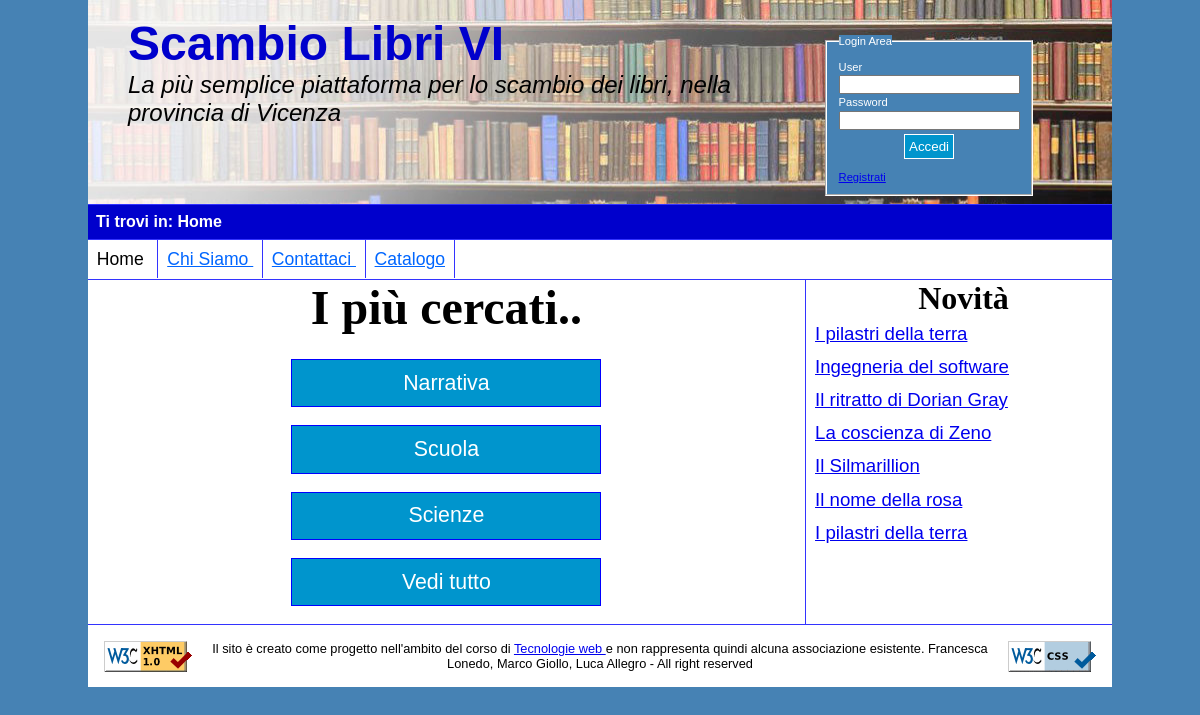
/Progetto/index.php, run on the app's committed database.
### tables this page shows
CREATE TABLE IF NOT EXISTS `libro` (
  `titolo` varchar(255) NOT NULL,
  `autore` varchar(255) NOT NULL,
  `casaEditrice` varchar(255) DEFAULT NULL,
  `ISBN` varchar(13) NOT NULL,
  `annoPubblicazione` year(4) DEFAULT NULL,
  PRIMARY KEY (`ISBN`)
);

### Progetto/phpNews.php (called while the page is built)
<?php
	class News{
    	public function getNews($connection){
        $query = "SELECT codiceLibro, titolo FROM copiaLibro JOIN libro ON copiaLibro.ISBN = libro.ISBN ORDER BY codiceLibro DESC LIMIT 10";
        $result = mysqli_query($connection, $query) or die ("Errore le fare la query");
        if(mysqli_num_rows($result)>0){
        	$output = array();
            while($row = mysqli_fetch_assoc($result)){
            	$arrayResult = array("codiceLibro" =>  $row['codiceLibro'],
                					 "titolo" => $row['titolo']);
                array_push($output, $arrayResult);
            }
            return $output;
        }
        else{
        	return null;
        }
    }
  }
?>

### Progetto/index.php (the view, shortened to what this page needs)
<?php
		$output="";
        $reg = new connectDB();
        $openConnection = $reg -> accessDB();
        if(!$openConnection){
        	die("Errore nell'aprire il database");
        }
        else{
            require_once 'phpNews.php';
            $news = new News();
            $connection = $reg-> getConnection();
            $results = $news -> getNews($connection);
            if($results){
            	$output = '<ul>';
                foreach($results as $array){
                	$output = $output.'<li> <a href="schedaLibro.php?id='.$array["codiceLibro"].'" class="scheda" title="Vai alla scheda del libro"'.$array["titolo"].'">'.$array["titolo"].'</a></li>';
                }
                $output = $output.'</ul>';
            }
            else{
            	$output = "<p> Non ci sono nuovi inserimenti </p>";
            }
        }
	$header = file_get_contents("header.html");
	$footer = file_get_contents("footer.html");
	$header = str_replace("", "Home", $header);
	if(!isset($_SESSION["user"])){
		$log = file_get_contents("areaLogin.html");
	}
	else{
		$log = '<a class="abutt" id="aPers" href="userHome.php" title="Vai alla tua pagina personale"> Pagina Personale </a> </br>
                  <a class="abutt" id="logout" href="logout.php" title="Esci"> Logout </a>';
	}
	$header = str_replace("", $log, $header);
    $header = str_replace("", "", $header);
	$men = file_get_contents("menuIndex.html");
	$header = str_replace("", $men, $header);
	$con = file_get_contents("contenutoHome.html");
	$con = str_replace("", $output, $con);
	$header = str_replace("", "Home - Scambio Libri Vi", $header);
	echo $header;
	echo $con;
	echo $footer;
?>

### Progetto/style/style.css (style rules this page uses)
html { background-color: SteelBlue ; }
* { padding:0em; margin:0em; }
html, body { max-width: 1024px; margin: auto; font-family: Verdana, Arial, Helvetica, sans-serif; font-size: 100%; }
body { background-color: white; }
#logForm { margin-left:71%; padding-bottom: 0.3em; }
#loginForm input[type="submit"] { display:block; margin:auto; outline: none; cursor:pointer; text-align:center; text-decoration: none; color: white; margin-top:0.3em; border: solid 1px white; background: #0095cd; padding:0.3em; }
#loginForm { font-size: 0.7em; margin-left:0em; width:6em; }
#loginForm fieldset { border-color:white; margin:0.3em; padding:1em; background-color: SteelBlue; }
#loginForm legend { background-color: SteelBlue; color:white; }
#loginForm label { line-height: 1.5em; color:white; }
#header { overflow:auto; padding-left: 1.5em; background-image: url(sfondo.jpg); }
#titolo { margin-right: 28%; padding:1em; }
#titolo h1 { color: #0000cc; font-size: 3em; display:block; float:left; }
#titolo h2 { font-size: 1.5em; font-style: italic; font-weight: normal; display:block; float:left; }
#where { background-color: #0000cc; border-bottom: 1px solid #3333ff; border-top: 1px solid #3333ff; padding: 0.5em; color:white; font-size: 1.0em; }
#where p { font-weight: bold; }
#menu { padding: 0.5em; font-size: 1.1em; border-bottom: 1px solid #3333ff; }
#menu ul { list-style-type: none; padding-left:-0.5em; margin-left:-0.5em; }
#menu ul li { padding: 0.5em; display: inline; }
#menu a:link { color: #0066ff; }
.centrali { border-left: 1px solid #3333ff; }
.ultimo { border-right: 1px solid #3333ff; border-left: 1px solid #3333ff; }
#novita ul { list-style-type: none; font-size: 1.5em; }
#novita ul li { padding-top: 0.3em; padding-bottom: 0.3em; }
#divSfo { float: left; background-color: white; width:70%; border-right: 1px solid #3333ff; }
#novita { float:right; background-color: white; overflow:auto; width: 29%; }
#novita li { font-size: 14pt; }
#novita h1 { text-align:center; font-family: "Vag Rounded"; font-size: 2em; }
#novita { float:right; }
#divSfo h1 { text-align:center; font-family: "Vag Rounded"; font-size: 3em; margin-bottom: 0.5em; }
#divSfo a { padding: 0.5em; font-size:16pt; display: block; width: 40%; margin: auto; outline: none; cursor: pointer; text-align: center; text-decoration: none; color: white; padding: 0.5em 0.5em; border: solid 1px blue; background: #0095cd; }
#footer { border-top: 1px solid #3333ff; padding: 1em; clear:both; }
#imgValidCode { float: left; }
#imgValidCSS { float: right; }
#footer p { margin-left: 10%; margin-right:10%; text-align: center; font-size: 0.8em; }

### Progetto/style/small.css (style rules this page uses)
#logForm { padding-bottom: 0.3em; margin-left: 1%; }
#loginForm input[type="submit"] { display:block; margin:auto; outline: none; cursor:pointer; text-align:center; text-decoration: none; color: white; margin-top:0.3em; border: solid 1px blue; background: #0095cd; }
#titolo h1 { color: #0000cc; font-size: 1.5em; display:block; }
#titolo h2 { display: none; }
#where { display: none; }
#menu { margin-left: 3px; padding: 0.5em; font-size: 1.1em; border-bottom: 1px solid #3333ff; }
#menu ul { list-style-type: none; margin-left:-0.5em; }
#menu ul li { display:flex; padding: 0.5em; border-top: 1px solid #3333ff; border-left: 1px solid #3333ff; border-right: 1px solid #3333ff; }
#current { display:flex; }
.ultimo { display: flex; border-bottom: 1px solid #3333ff; }
.centrali { display:flex; }
#divSfo { background-color: white; width:100%; border-right: none; }
#novita { display: none; }
#divSfo h1 { text-align:center; font-family: "Vag Rounded"; font-size: 2em; margin-bottom: 0.5em; }
#footer { border-top: 1px solid #3333ff; padding: 1em; clear:both; }
#imgValidCode { display:none; }
#imgValidCSS { display:none; }
#footer p { margin-left: 10%; margin-right:10%; text-align: center; font-size: 0.8em; }

### data on the page
libro: titolo "I pilastri della terra I pilastri della terra"
libro: titolo "Ingegneria del software"
libro: titolo "Il ritratto di Dorian Gray"
libro: titolo "La coscienza di Zeno"
libro: titolo "Il Silmarillion"
libro: titolo "Il nome della rosa"

### other printed values
$con "I più cercati.. Narrativa Scuola Scienze Vedi tutto Novità"
$footer "Il sito è creato come progetto nell'ambito del corso di Tecnologie web e non rappresenta quindi alcuna associazione esistente. Francesca Lonedo, Marco Giollo, Luca Allegro - All right reserved"
